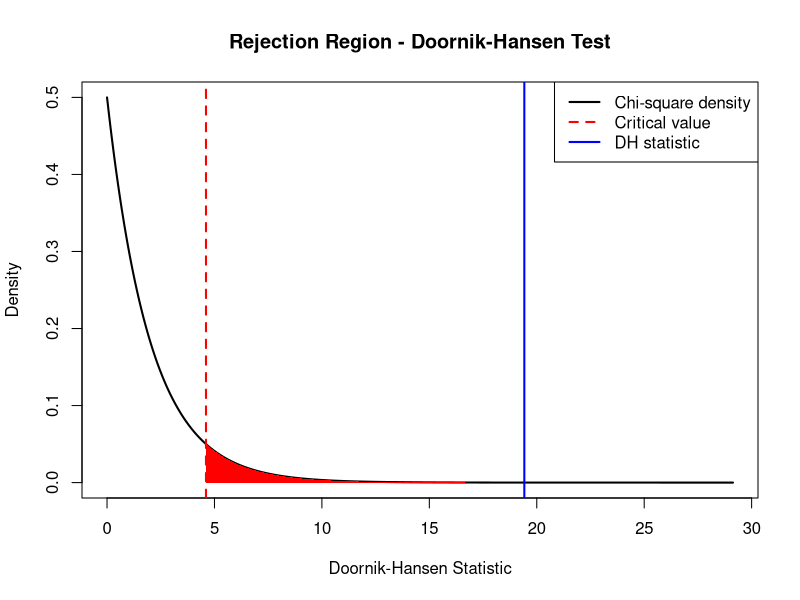

Generate this figure with R:
## ---- chunk 1
data(trees)
tail(trees)
dim(trees)
## ---- chunk 2
X <- as.matrix(trees)

n <- nrow(X)
p <- ncol(X)

I <- diag(n)
Jn <- matrix(1, nrow = n, ncol = n)

Xc <- (I - 1/n * Jn) %*% X
XcT <- t(Xc)

S <- 1/(n - 1) * (XcT %*% Xc)
SAuto <- cov(X)

if (isTRUE(all.equal(S, SAuto))) {
    print("We got the same results")
}
## ---- chunk 3
SInvert <- solve(S)
M <- Xc %*% SInvert %*% XcT
## ---- chunk 4
b1p <- 0

for (i in 1:nrow(M)) {
    for (j in 1:ncol(M)) {
        b1p <- b1p + (1/(n^2)) * (M[i, j])^3
    }
}

EAS <- (n/6 * b1p)

Z1 <- sqrt(EAS)
## ---- chunk 5
b2p <- (1/n) * sum(diag(M)^2)

Z2 <- (b2p - p*(p+2)) / sqrt(8*p*(p+2)/n)
## ---- chunk 6
DH <- Z1^2 + Z2^2
## ---- chunk 7
alpha <- 0.10
df <- 2

crit <- qchisq(1 - alpha, df)
pValueDH <- pchisq(DH, df, lower.tail = FALSE)
## ---- chunk 8
    x <- seq(0, max(DH, crit)*1.5, length=1000)
    y <- dchisq(x, df)

    plot(x, y, type="l", lwd=2,
        main="Rejection Region - Doornik-Hansen Test",
        xlab="Doornik-Hansen Statistic",
        ylab="Density")


    x_rej <- seq(crit, max(x), length=500)
    y_rej <- dchisq(x_rej, df)

    polygon(c(crit, x_rej, max(x)),
            c(0, y_rej, 0),
            col="red", border=NA)


    abline(v=crit, col="red", lwd=2, lty=2)


    abline(v=DH, col="blue", lwd=2)


    legend("topright",
        legend=c("Chi-square density", "Critical value", "DH statistic"),
        col=c("black", "red", "blue"),
        lwd=2,
        lty=c(1,2,1))
